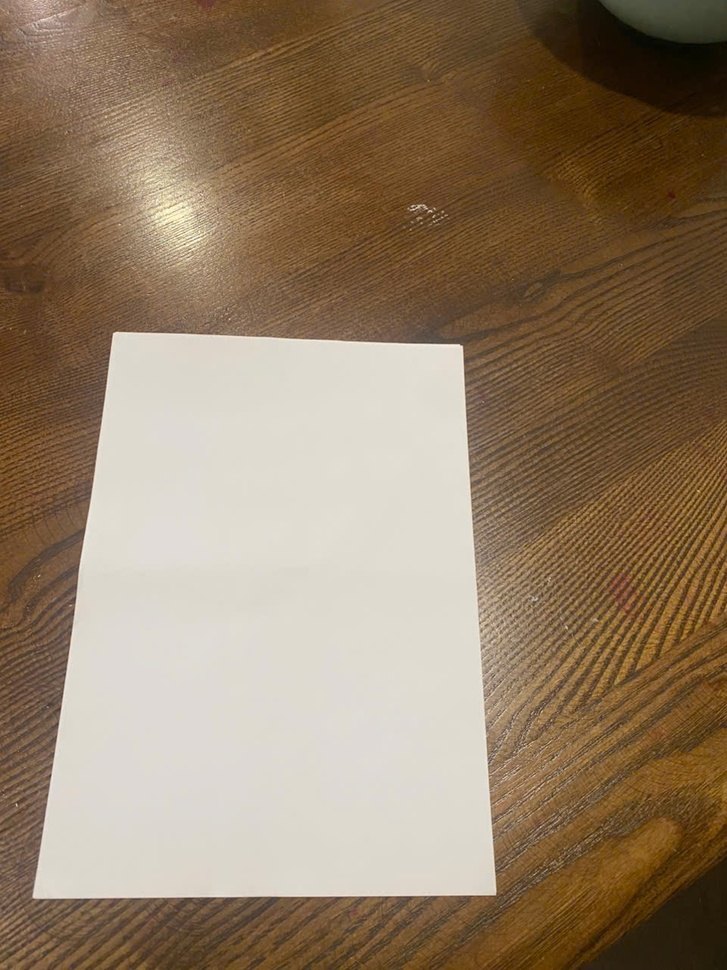
#> input picture images/paper1.jpg, 727 x 970 px, shrunk from 960 x 1280 before the run, found by its file name
$ python get_coords.py
#> lines starting #> are read from the running program, lines starting #| are printed output that depends on the picture; after the words box and inside, x2 and y2 are one past the last pixel; in counts of white or black regions, pixels touching at a corner belong together
import cv2
import numpy as np
import os

def get_boxes(img_path):
#> called with img_path = 'paper1.jpg'
    if not os.path.exists(img_path):
        print(f"File {img_path} not found")
        return
    img = cv2.imread(img_path)
#> img is the input picture: shape (970, 727, 3); mean B, G, R 101.9, 125.8, 146.4
    if img is None:
        print(f"Could not read {img_path}")
        return

    h_img, w_img = img.shape[:2]
#> h_img = 970; w_img = 727
    gray = cv2.cvtColor(img, cv2.COLOR_BGR2GRAY)
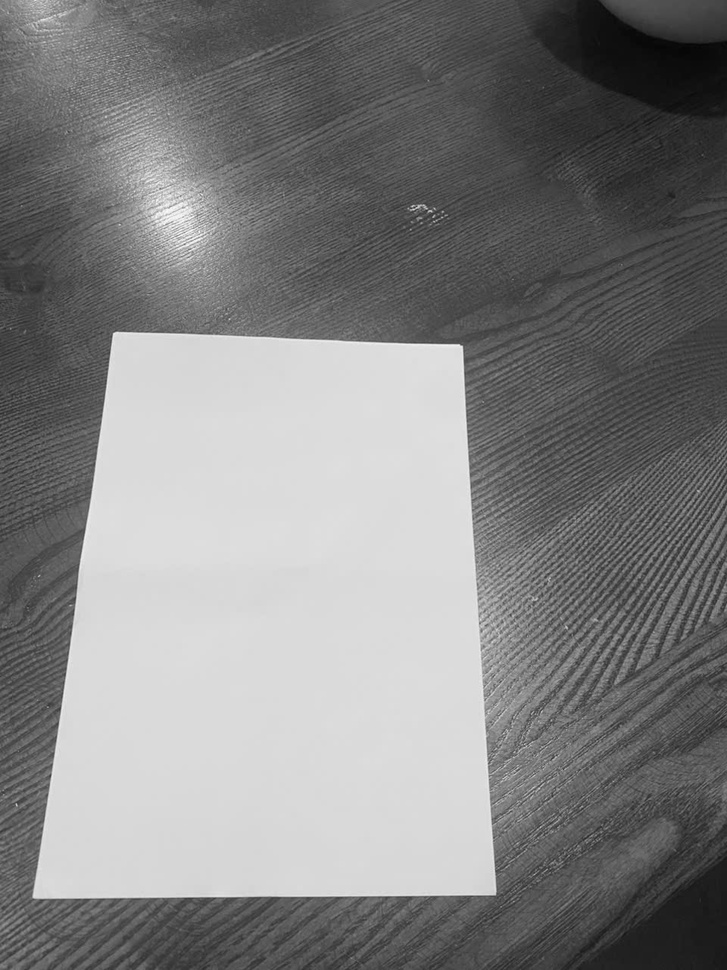
#> gray: shape (970, 727); min 5, max 251, mean 129.2
    _, binary = cv2.threshold(gray, 220, 255, cv2.THRESH_BINARY_INV)
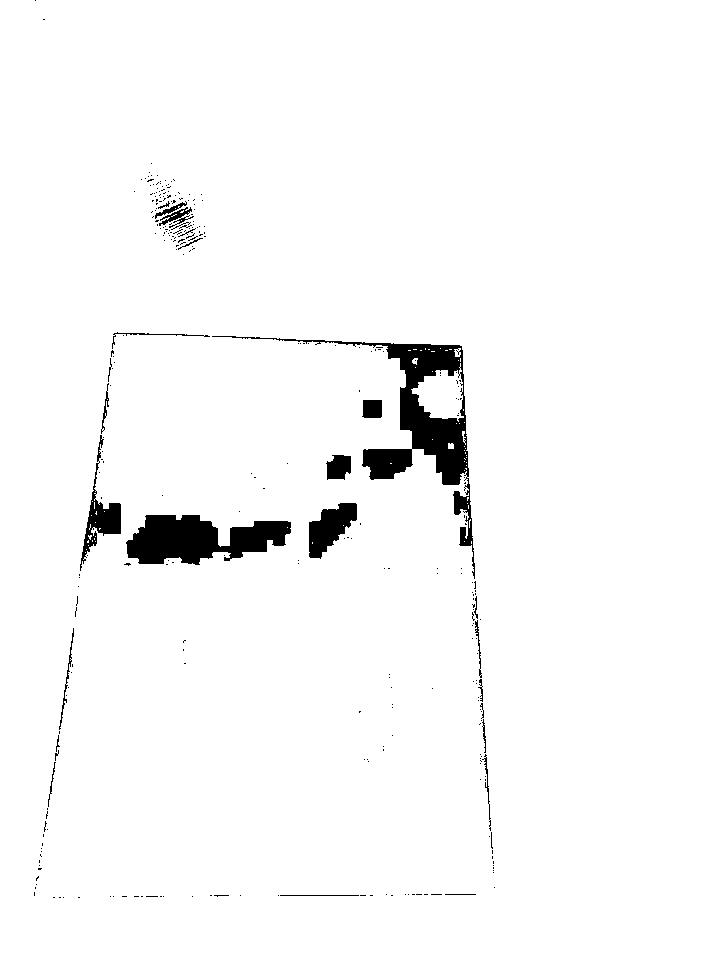
#> binary: shape (970, 727); 97.3% white; 306 black regions (280 under 20 px)
    contours, _ = cv2.findContours(binary, cv2.RETR_TREE, cv2.CHAIN_APPROX_SIMPLE)
#> contours = 498 contours, 453 with area under 20; largest, box (x1, y1, x2, y2) and area: (0, 0, 727, 970) 703493, (211, 335, 470, 486) 8400, (125, 514, 292, 566) 5538, (411, 363, 464, 422) 1746, (308, 502, 358, 560) 1636

    rects = []
    for cnt in contours:
        x, y, w, h = cv2.boundingRect(cnt)
        peri = cv2.arcLength(cnt, True)
        approx = cv2.approxPolyDP(cnt, 0.02 * peri, True)

        # Look for Rectangles
        if len(approx) == 4 and w > 20 and h > 10:
            rects.append({'x': x, 'y': y, 'w': w, 'h': h,
                          'xn': x/w_img, 'yn': y/h_img, 'wn': w/w_img, 'hn': h/h_img})
#> this loop made 498 passes
#> (x, y, w, h, peri) on passes 2, 4, 5: (77, 896, 4, 3, 7.66), (58, 896, 4, 3, 7.66), (52, 896, 4, 3, 7.66)
#> after the loop, rects = 2 items

    # Sort by Y then X
    rects.sort(key=lambda b: (b['y'] // 10, b['x']))

    print(f"Image Size: {w_img}x{h_img}")
#| Image Size: 727x970
    for i, r in enumerate(rects):
        print(f"Index {i}: x={r['x']}, y={r['y']}, w={r['w']}, h={r['h']} | Normalized: x={r['xn']:.4f}, y={r['yn']:.4f}, w={r['wn']:.4f}, h={r['hn']:.4f}")
#> this loop made 2 passes
#| Index 0: x=0, y=0, w=727, h=970 | Normalized: x=0.0000, y=0.0000, w=1.0000, h=1.0000
#| Index 1: x=181, y=237, w=23, h=11 | Normalized: x=0.2490, y=0.2443, w=0.0316, h=0.0113

if __name__ == '__main__':
    get_boxes('paper1.jpg')

$ run again, with images/paper2.jpg copied over images/paper1.jpg
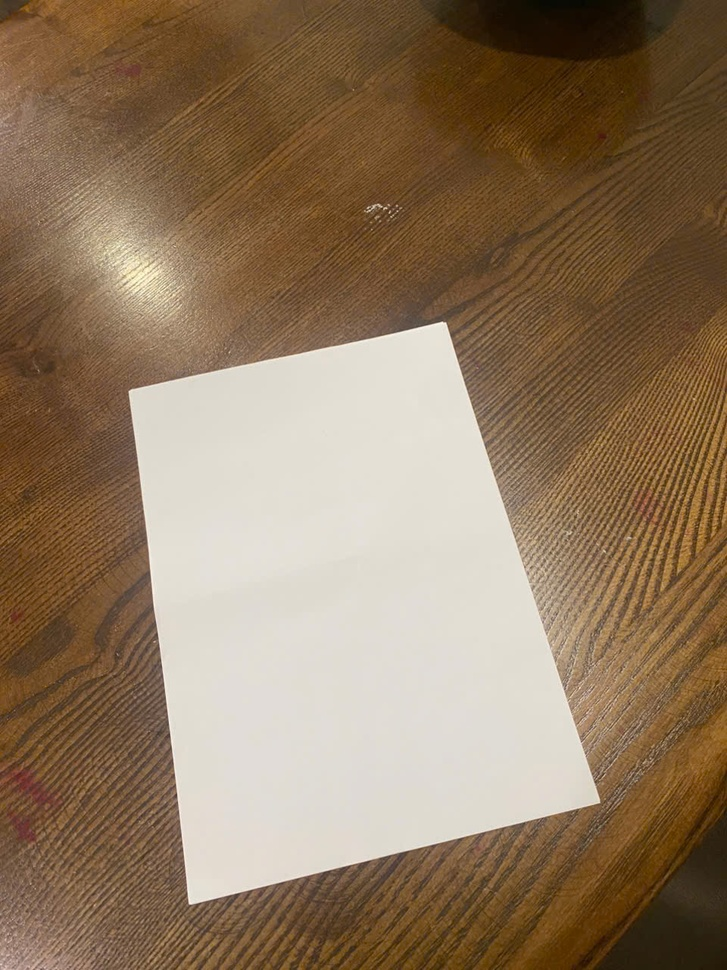
#> input picture images/paper2.jpg, 727 x 970 px, shrunk from 960 x 1280 before the run, found by its file name
#> in get_boxes, img is the input picture: shape (970, 727, 3); mean B, G, R 94.8, 120.3, 143.3
#> in get_boxes, `gray = cv2.cvtColor(img, cv2.COLOR_BGR2GRAY)`:
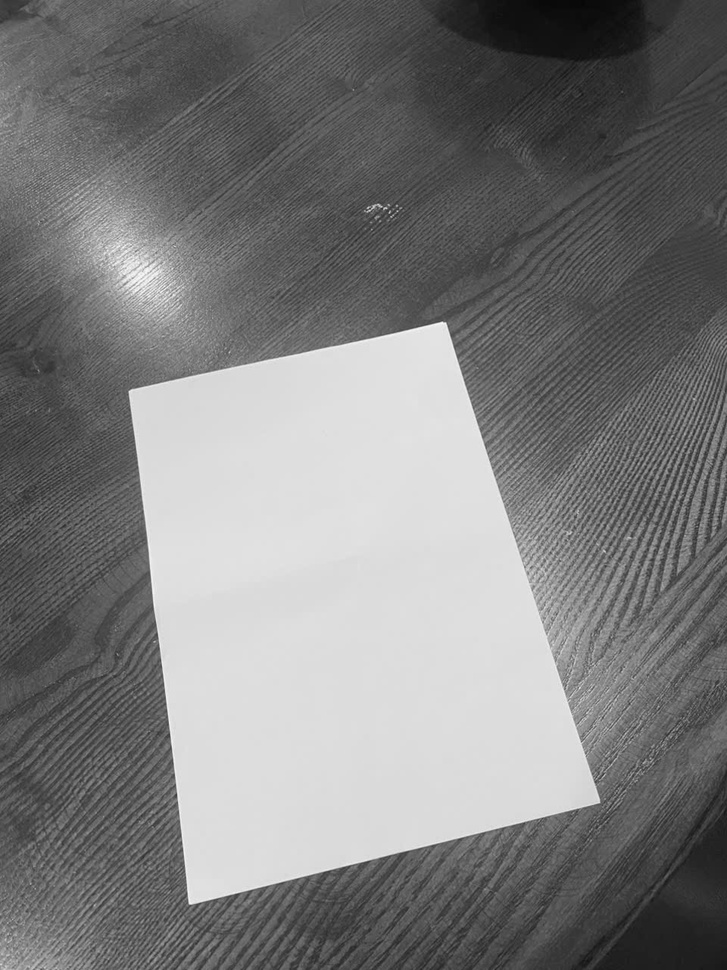
#> gray: shape (970, 727); min 6, max 249, mean 124.3
#> in get_boxes, `_, binary = cv2.threshold(gray, 220, 255, cv2.THRESH_BINARY_INV)`:
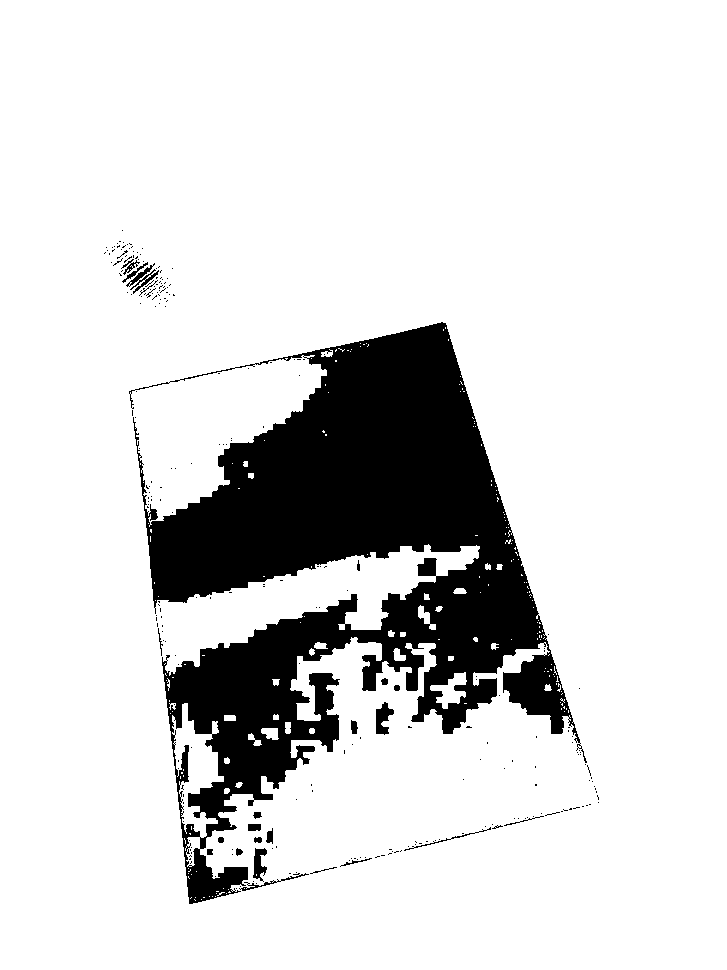
#> binary: shape (970, 727); 85.3% white; 263 black regions (239 under 20 px)
#> contours = 629 contours, 565 with area under 20; largest, box (x1, y1, x2, y2) and area: (0, 0, 727, 970) 703494, (132, 321, 581, 905) 105948, (430, 672, 467, 709) 566, (375, 701, 395, 736) 392, (252, 847, 268, 882) 328
#> the loop in get_boxes, `for cnt in contours:` made 629 passes
#> (x, y, w, h, peri, approx) on passes 1 to 3: (0, 0, 727, 970, 3390, [[0, 0], [0, 969], [726, 969], [726, 0]]), (234, 889, 3, 3, 5.66, [[234, 890], [235, 889], [236, 890], [235, 891]]), (231, 889, 3, 3, 5.66, [[231, 890], [232, 889], [233, 890], [232, 891]])
#> after the loop in get_boxes, `for cnt in contours:`: rects = 4 items
#| Image Size: 727x970
#> the loop in get_boxes, `for i, r in enumerate(rects):` made 4 passes
#| Index 0: x=0, y=0, w=727, h=970 | Normalized: x=0.0000, y=0.0000, w=1.0000, h=1.0000
#| Index 1: x=129, y=268, w=28, h=23 | Normalized: x=0.1774, y=0.2763, w=0.0385, h=0.0237
#| Index 2: x=132, y=269, w=28, h=26 | Normalized: x=0.1816, y=0.2773, w=0.0385, h=0.0268
#| Index 3: x=413, y=837, w=39, h=12 | Normalized: x=0.5681, y=0.8629, w=0.0536, h=0.0124

$ run again, with images/paper3.jpg copied over images/paper1.jpg
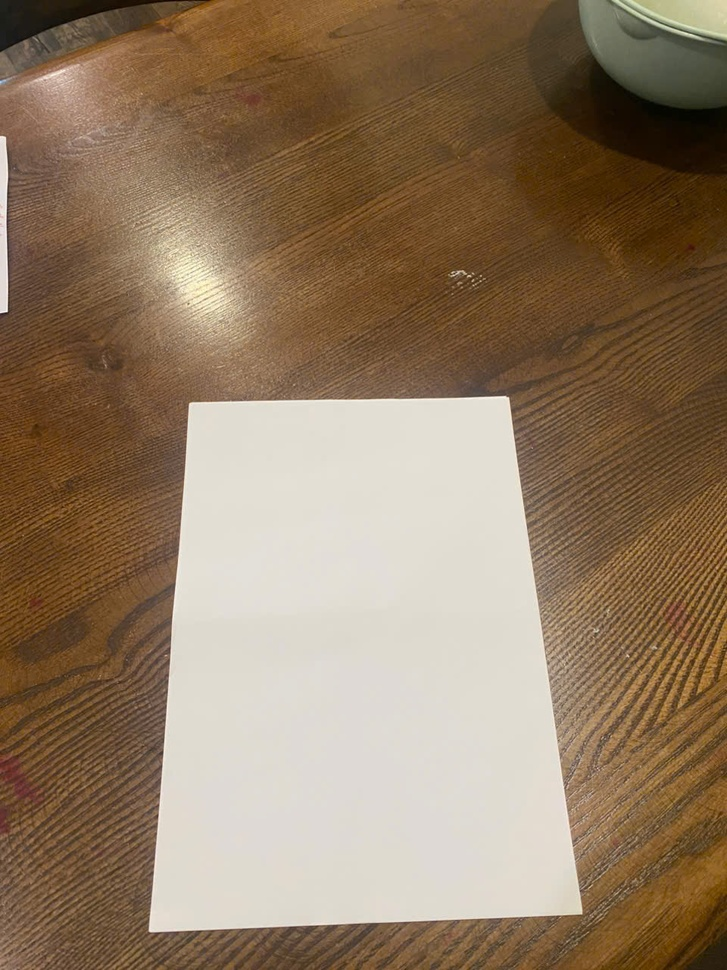
#> input picture images/paper3.jpg, 727 x 970 px, shrunk from 960 x 1280 before the run, found by its file name
#> in get_boxes, img is the input picture: shape (970, 727, 3); mean B, G, R 98, 122.5, 144.6
#> in get_boxes, `gray = cv2.cvtColor(img, cv2.COLOR_BGR2GRAY)`:
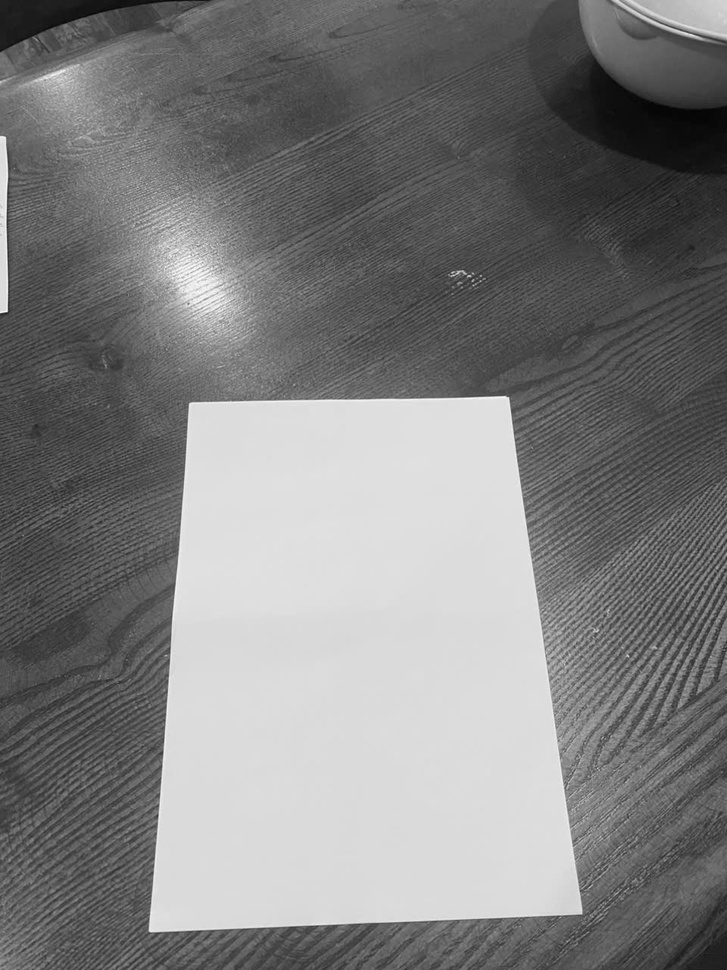
#> gray: shape (970, 727); min 4, max 252, mean 126.3
#> in get_boxes, `_, binary = cv2.threshold(gray, 220, 255, cv2.THRESH_BINARY_INV)`:
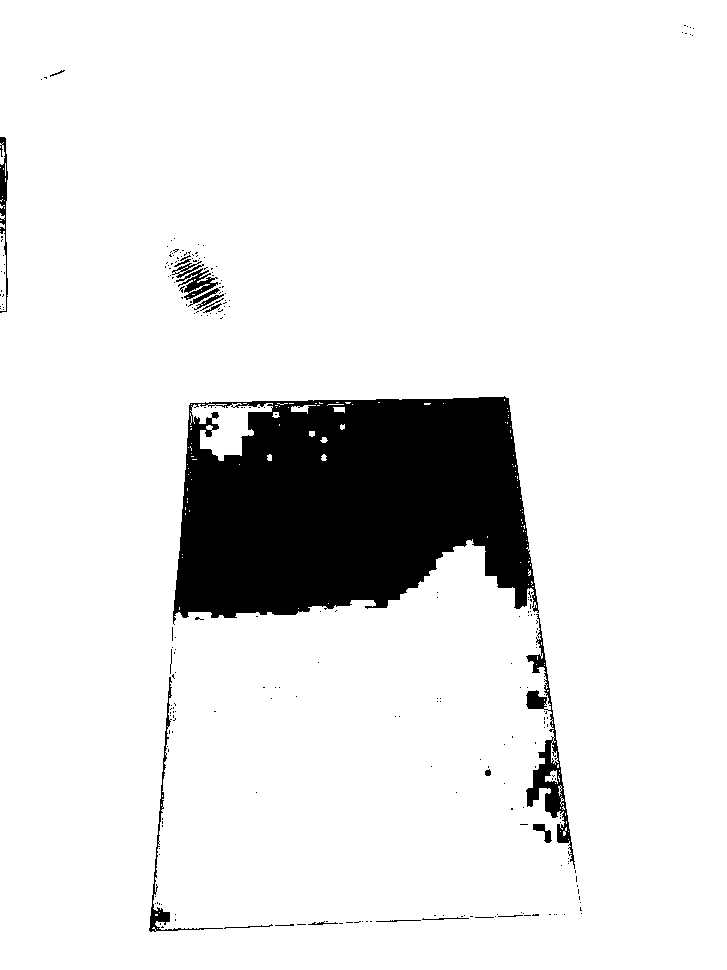
#> binary: shape (970, 727); 90.1% white; 257 black regions (236 under 20 px)
#> contours = 488 contours, 449 with area under 20; largest, box (x1, y1, x2, y2) and area: (0, 0, 727, 970) 702294, (172, 395, 540, 625) 67360, (525, 613, 576, 870) 2915, (190, 403, 273, 461) 2167, (148, 676, 224, 933) 1231
#> the loop in get_boxes, `for cnt in contours:` made 488 passes
#> (x, y, w, h, peri) on passes 6 to 8: (2, 293, 3, 4, 7.66), (0, 289, 3, 4, 7.66), (3, 271, 3, 4, 7.66)
#> after the loop in get_boxes, `for cnt in contours:`: rects = 3 items
#| Image Size: 727x970
#> the loop in get_boxes, `for i, r in enumerate(rects):` made 3 passes
#| Index 0: x=0, y=0, w=727, h=970 | Normalized: x=0.0000, y=0.0000, w=1.0000, h=1.0000
#| Index 1: x=175, y=264, w=28, h=15 | Normalized: x=0.2407, y=0.2722, w=0.0385, h=0.0155
#| Index 2: x=148, y=676, w=76, h=257 | Normalized: x=0.2036, y=0.6969, w=0.1045, h=0.2649
